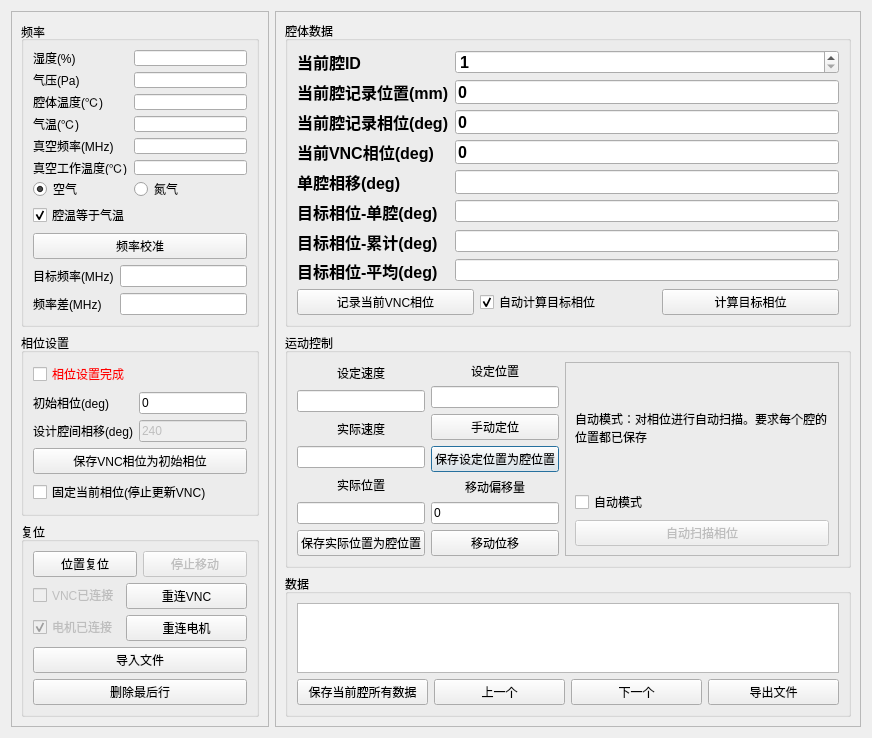
<?xml version="1.0" encoding="UTF-8"?>
<ui version="4.0">
 <class>Dialog</class>
 <widget class="QDialog" name="Dialog">
  <property name="geometry">
   <rect>
    <x>0</x>
    <y>0</y>
    <width>872</width>
    <height>738</height>
   </rect>
  </property>
  <property name="minimumSize">
   <size>
    <width>0</width>
    <height>100</height>
   </size>
  </property>
  <property name="windowTitle">
   <string>腔相位测量</string>
  </property>
  <layout class="QFormLayout" name="formLayout_6">
   <property name="sizeConstraint">
    <enum>QLayout::SetDefaultConstraint</enum>
   </property>
   <item row="0" column="0">
    <widget class="QFrame" name="frame_3">
     <property name="frameShape">
      <enum>QFrame::StyledPanel</enum>
     </property>
     <property name="frameShadow">
      <enum>QFrame::Raised</enum>
     </property>
     <layout class="QVBoxLayout" name="verticalLayout_9">
      <item>
       <widget class="QGroupBox" name="groupBox">
        <property name="sizePolicy">
         <sizepolicy hsizetype="Preferred" vsizetype="Preferred">
          <horstretch>0</horstretch>
          <verstretch>0</verstretch>
         </sizepolicy>
        </property>
        <property name="minimumSize">
         <size>
          <width>0</width>
          <height>100</height>
         </size>
        </property>
        <property name="title">
         <string>频率</string>
        </property>
        <property name="alignment">
         <set>Qt::AlignLeading|Qt::AlignLeft|Qt::AlignVCenter</set>
        </property>
        <property name="flat">
         <bool>false</bool>
        </property>
        <property name="checkable">
         <bool>false</bool>
        </property>
        <layout class="QVBoxLayout" name="verticalLayout_4">
         <property name="sizeConstraint">
          <enum>QLayout::SetDefaultConstraint</enum>
         </property>
         <item>
          <layout class="QFormLayout" name="formLayout">
           <property name="sizeConstraint">
            <enum>QLayout::SetMaximumSize</enum>
           </property>
           <item row="0" column="0">
            <widget class="QLabel" name="label">
             <property name="text">
              <string>湿度(%)</string>
             </property>
            </widget>
           </item>
           <item row="0" column="1">
            <widget class="QLineEdit" name="lineEdit_humidity"/>
           </item>
           <item row="1" column="0">
            <widget class="QLabel" name="label_2">
             <property name="text">
              <string>气压(Pa)</string>
             </property>
            </widget>
           </item>
           <item row="1" column="1">
            <widget class="QLineEdit" name="lineEdit_airpressure"/>
           </item>
           <item row="2" column="0">
            <widget class="QLabel" name="label_3">
             <property name="text">
              <string>腔体温度(℃)</string>
             </property>
            </widget>
           </item>
           <item row="2" column="1">
            <widget class="QLineEdit" name="lineEdit_cavtemp"/>
           </item>
           <item row="3" column="0">
            <widget class="QLabel" name="label_4">
             <property name="text">
              <string>气温(℃)</string>
             </property>
            </widget>
           </item>
           <item row="3" column="1">
            <widget class="QLineEdit" name="lineEdit_airtemp"/>
           </item>
           <item row="4" column="0">
            <widget class="QLabel" name="label_5">
             <property name="text">
              <string>真空频率(MHz)</string>
             </property>
            </widget>
           </item>
           <item row="4" column="1">
            <widget class="QLineEdit" name="lineEdit_originfreq"/>
           </item>
           <item row="6" column="0">
            <widget class="QRadioButton" name="radioButton_air">
             <property name="text">
              <string>空气</string>
             </property>
             <property name="checked">
              <bool>true</bool>
             </property>
             <attribute name="buttonGroup">
              <string notr="true">buttonGroup</string>
             </attribute>
            </widget>
           </item>
           <item row="6" column="1">
            <widget class="QRadioButton" name="radioButton_nitro">
             <property name="text">
              <string>氮气</string>
             </property>
             <attribute name="buttonGroup">
              <string notr="true">buttonGroup</string>
             </attribute>
            </widget>
           </item>
           <item row="5" column="0">
            <widget class="QLabel" name="label_22">
             <property name="text">
              <string>真空工作温度(℃)</string>
             </property>
            </widget>
           </item>
           <item row="5" column="1">
            <widget class="QLineEdit" name="lineEdit_operate_temp"/>
           </item>
          </layout>
         </item>
         <item>
          <widget class="QCheckBox" name="checkBox_cavtempasairtemp">
           <property name="text">
            <string>腔温等于气温</string>
           </property>
           <property name="checked">
            <bool>true</bool>
           </property>
          </widget>
         </item>
         <item>
          <widget class="QPushButton" name="pushButton_freqcor">
           <property name="enabled">
            <bool>true</bool>
           </property>
           <property name="focusPolicy">
            <enum>Qt::NoFocus</enum>
           </property>
           <property name="text">
            <string>频率校准</string>
           </property>
          </widget>
         </item>
         <item>
          <layout class="QFormLayout" name="formLayout_2">
           <item row="0" column="0">
            <widget class="QLabel" name="label_6">
             <property name="text">
              <string>目标频率(MHz)</string>
             </property>
            </widget>
           </item>
           <item row="0" column="1">
            <widget class="QLineEdit" name="lineEdit_freq_corred">
             <property name="readOnly">
              <bool>true</bool>
             </property>
            </widget>
           </item>
           <item row="1" column="0">
            <widget class="QLabel" name="label_16">
             <property name="text">
              <string>频率差(MHz)</string>
             </property>
            </widget>
           </item>
           <item row="1" column="1">
            <widget class="QLineEdit" name="lineEdit_freqoffset">
             <property name="readOnly">
              <bool>true</bool>
             </property>
            </widget>
           </item>
          </layout>
         </item>
        </layout>
       </widget>
      </item>
      <item>
       <widget class="QGroupBox" name="groupBox_5">
        <property name="title">
         <string>相位设置</string>
        </property>
        <layout class="QVBoxLayout" name="verticalLayout_7">
         <item>
          <widget class="QCheckBox" name="checkBox_lockinputphase">
           <property name="styleSheet">
            <string notr="true">color: rgb(255, 0, 0);</string>
           </property>
           <property name="text">
            <string>相位设置完成</string>
           </property>
          </widget>
         </item>
         <item>
          <layout class="QFormLayout" name="formLayout_3">
           <item row="0" column="0">
            <widget class="QLabel" name="label_7">
             <property name="text">
              <string>初始相位(deg)</string>
             </property>
            </widget>
           </item>
           <item row="0" column="1">
            <widget class="QLineEdit" name="lineEdit_inputphase">
             <property name="text">
              <string>0</string>
             </property>
             <property name="readOnly">
              <bool>false</bool>
             </property>
            </widget>
           </item>
           <item row="1" column="1">
            <widget class="QLineEdit" name="lineEdit_set">
             <property name="enabled">
              <bool>false</bool>
             </property>
             <property name="text">
              <string>240</string>
             </property>
             <property name="readOnly">
              <bool>true</bool>
             </property>
            </widget>
           </item>
           <item row="1" column="0">
            <widget class="QLabel" name="label_23">
             <property name="text">
              <string>设计腔间相移(deg)</string>
             </property>
            </widget>
           </item>
          </layout>
         </item>
         <item>
          <widget class="QPushButton" name="pushButton_setinputphase">
           <property name="focusPolicy">
            <enum>Qt::NoFocus</enum>
           </property>
           <property name="text">
            <string>保存VNC相位为初始相位</string>
           </property>
          </widget>
         </item>
         <item>
          <widget class="QCheckBox" name="checkBox_freeze_phase">
           <property name="text">
            <string>固定当前相位(停止更新VNC)</string>
           </property>
          </widget>
         </item>
        </layout>
       </widget>
      </item>
      <item>
       <widget class="QGroupBox" name="groupBox_2">
        <property name="title">
         <string>复位</string>
        </property>
        <layout class="QVBoxLayout" name="verticalLayout">
         <item>
          <layout class="QHBoxLayout" name="horizontalLayout">
           <item>
            <widget class="QPushButton" name="pushButton_resetpos">
             <property name="enabled">
              <bool>true</bool>
             </property>
             <property name="focusPolicy">
              <enum>Qt::NoFocus</enum>
             </property>
             <property name="text">
              <string>位置复位</string>
             </property>
            </widget>
           </item>
           <item>
            <widget class="QPushButton" name="pushButton_stopmov">
             <property name="enabled">
              <bool>false</bool>
             </property>
             <property name="focusPolicy">
              <enum>Qt::NoFocus</enum>
             </property>
             <property name="text">
              <string>停止移动</string>
             </property>
            </widget>
           </item>
          </layout>
         </item>
         <item>
          <layout class="QFormLayout" name="formLayout_5">
           <item row="0" column="0">
            <widget class="QCheckBox" name="checkBox_VNCstat">
             <property name="enabled">
              <bool>false</bool>
             </property>
             <property name="text">
              <string>VNC已连接</string>
             </property>
             <property name="checkable">
              <bool>true</bool>
             </property>
             <property name="autoRepeat">
              <bool>false</bool>
             </property>
            </widget>
           </item>
           <item row="0" column="1">
            <widget class="QPushButton" name="pushButton_reconnectVNC">
             <property name="enabled">
              <bool>true</bool>
             </property>
             <property name="focusPolicy">
              <enum>Qt::NoFocus</enum>
             </property>
             <property name="text">
              <string>重连VNC</string>
             </property>
            </widget>
           </item>
           <item row="1" column="0">
            <widget class="QCheckBox" name="checkBox_motorstat">
             <property name="enabled">
              <bool>false</bool>
             </property>
             <property name="text">
              <string>电机已连接</string>
             </property>
             <property name="checkable">
              <bool>true</bool>
             </property>
             <property name="checked">
              <bool>true</bool>
             </property>
             <property name="tristate">
              <bool>false</bool>
             </property>
            </widget>
           </item>
           <item row="1" column="1">
            <widget class="QPushButton" name="pushButton_reconnectmotor">
             <property name="enabled">
              <bool>true</bool>
             </property>
             <property name="focusPolicy">
              <enum>Qt::NoFocus</enum>
             </property>
             <property name="text">
              <string>重连电机</string>
             </property>
            </widget>
           </item>
          </layout>
         </item>
         <item>
          <widget class="QPushButton" name="pushButton_import">
           <property name="focusPolicy">
            <enum>Qt::NoFocus</enum>
           </property>
           <property name="text">
            <string>导入文件</string>
           </property>
          </widget>
         </item>
         <item>
          <widget class="QPushButton" name="pushButton_deldata">
           <property name="enabled">
            <bool>true</bool>
           </property>
           <property name="focusPolicy">
            <enum>Qt::NoFocus</enum>
           </property>
           <property name="text">
            <string>删除最后行</string>
           </property>
          </widget>
         </item>
        </layout>
       </widget>
      </item>
     </layout>
    </widget>
   </item>
   <item row="0" column="1">
    <widget class="QFrame" name="frame_2">
     <property name="frameShape">
      <enum>QFrame::StyledPanel</enum>
     </property>
     <property name="frameShadow">
      <enum>QFrame::Raised</enum>
     </property>
     <layout class="QVBoxLayout" name="verticalLayout_8">
      <item>
       <widget class="QGroupBox" name="groupBox_6">
        <property name="title">
         <string>腔体数据</string>
        </property>
        <layout class="QVBoxLayout" name="verticalLayout_3">
         <item>
          <layout class="QFormLayout" name="formLayout_4">
           <item row="0" column="0">
            <widget class="QLabel" name="label_14">
             <property name="font">
              <font>
               <pointsize>12</pointsize>
               <weight>75</weight>
               <bold>true</bold>
              </font>
             </property>
             <property name="text">
              <string>当前腔ID</string>
             </property>
            </widget>
           </item>
           <item row="0" column="1">
            <widget class="QSpinBox" name="spinBox_cavid">
             <property name="font">
              <font>
               <pointsize>12</pointsize>
               <weight>75</weight>
               <bold>true</bold>
              </font>
             </property>
             <property name="minimum">
              <number>1</number>
             </property>
             <property name="maximum">
              <number>999</number>
             </property>
             <property name="value">
              <number>1</number>
             </property>
            </widget>
           </item>
           <item row="1" column="0">
            <widget class="QLabel" name="label_17">
             <property name="font">
              <font>
               <pointsize>12</pointsize>
               <weight>75</weight>
               <bold>true</bold>
              </font>
             </property>
             <property name="text">
              <string>当前腔记录位置(mm)</string>
             </property>
            </widget>
           </item>
           <item row="1" column="1">
            <widget class="QLineEdit" name="lineEdit_currcavpos">
             <property name="font">
              <font>
               <pointsize>12</pointsize>
               <weight>75</weight>
               <bold>true</bold>
              </font>
             </property>
             <property name="text">
              <string>0</string>
             </property>
            </widget>
           </item>
           <item row="2" column="0">
            <widget class="QLabel" name="label_24">
             <property name="font">
              <font>
               <pointsize>12</pointsize>
               <weight>75</weight>
               <bold>true</bold>
              </font>
             </property>
             <property name="text">
              <string>当前腔记录相位(deg)</string>
             </property>
            </widget>
           </item>
           <item row="2" column="1">
            <widget class="QLineEdit" name="lineEdit_cav_phase">
             <property name="font">
              <font>
               <pointsize>12</pointsize>
               <weight>75</weight>
               <bold>true</bold>
              </font>
             </property>
             <property name="text">
              <string>0</string>
             </property>
            </widget>
           </item>
           <item row="3" column="0">
            <widget class="QLabel" name="label_13">
             <property name="font">
              <font>
               <pointsize>12</pointsize>
               <weight>75</weight>
               <bold>true</bold>
              </font>
             </property>
             <property name="text">
              <string>当前VNC相位(deg)</string>
             </property>
            </widget>
           </item>
           <item row="3" column="1">
            <widget class="QLineEdit" name="lineEdit_vnc_phase">
             <property name="font">
              <font>
               <pointsize>12</pointsize>
               <weight>75</weight>
               <bold>true</bold>
              </font>
             </property>
             <property name="text">
              <string>0</string>
             </property>
             <property name="readOnly">
              <bool>true</bool>
             </property>
            </widget>
           </item>
           <item row="4" column="0">
            <widget class="QLabel" name="label_21">
             <property name="font">
              <font>
               <pointsize>12</pointsize>
               <weight>75</weight>
               <bold>true</bold>
              </font>
             </property>
             <property name="text">
              <string>单腔相移(deg)</string>
             </property>
            </widget>
           </item>
           <item row="4" column="1">
            <widget class="QLineEdit" name="lineEdit_single_cell_phase_shift">
             <property name="font">
              <font>
               <pointsize>12</pointsize>
               <weight>75</weight>
               <bold>true</bold>
              </font>
             </property>
             <property name="readOnly">
              <bool>true</bool>
             </property>
            </widget>
           </item>
           <item row="5" column="0">
            <widget class="QLabel" name="label_8">
             <property name="font">
              <font>
               <pointsize>12</pointsize>
               <weight>75</weight>
               <bold>true</bold>
              </font>
             </property>
             <property name="text">
              <string>目标相位-单腔(deg)</string>
             </property>
            </widget>
           </item>
           <item row="5" column="1">
            <widget class="QLineEdit" name="lineEdit_targetphase_singlecell">
             <property name="readOnly">
              <bool>true</bool>
             </property>
            </widget>
           </item>
           <item row="6" column="0">
            <widget class="QLabel" name="label_18">
             <property name="font">
              <font>
               <pointsize>12</pointsize>
               <weight>75</weight>
               <bold>true</bold>
              </font>
             </property>
             <property name="text">
              <string>目标相位-累计(deg)</string>
             </property>
            </widget>
           </item>
           <item row="6" column="1">
            <widget class="QLineEdit" name="lineEdit_targetphase_sum">
             <property name="readOnly">
              <bool>true</bool>
             </property>
            </widget>
           </item>
           <item row="7" column="0">
            <widget class="QLabel" name="label_19">
             <property name="font">
              <font>
               <pointsize>12</pointsize>
               <weight>75</weight>
               <bold>true</bold>
              </font>
             </property>
             <property name="text">
              <string>目标相位-平均(deg)</string>
             </property>
            </widget>
           </item>
           <item row="7" column="1">
            <widget class="QLineEdit" name="lineEdit_targetphase_average">
             <property name="readOnly">
              <bool>true</bool>
             </property>
            </widget>
           </item>
          </layout>
         </item>
         <item>
          <layout class="QHBoxLayout" name="horizontalLayout_5">
           <item>
            <widget class="QPushButton" name="pushButton_record_vnc_phase">
             <property name="focusPolicy">
              <enum>Qt::NoFocus</enum>
             </property>
             <property name="text">
              <string>记录当前VNC相位</string>
             </property>
            </widget>
           </item>
           <item>
            <widget class="QCheckBox" name="checkBox_auto_calc">
             <property name="text">
              <string>自动计算目标相位</string>
             </property>
             <property name="checked">
              <bool>true</bool>
             </property>
            </widget>
           </item>
           <item>
            <widget class="QPushButton" name="pushButton_calc_target_phase">
             <property name="focusPolicy">
              <enum>Qt::NoFocus</enum>
             </property>
             <property name="text">
              <string>计算目标相位</string>
             </property>
            </widget>
           </item>
          </layout>
         </item>
        </layout>
       </widget>
      </item>
      <item>
       <widget class="QGroupBox" name="groupBox_3">
        <property name="title">
         <string>运动控制</string>
        </property>
        <layout class="QHBoxLayout" name="horizontalLayout_2">
         <item>
          <layout class="QVBoxLayout" name="verticalLayout_5">
           <item>
            <widget class="QLabel" name="label_11">
             <property name="text">
              <string>设定速度</string>
             </property>
             <property name="alignment">
              <set>Qt::AlignCenter</set>
             </property>
            </widget>
           </item>
           <item>
            <widget class="QLineEdit" name="lineEdit_relvec"/>
           </item>
           <item>
            <widget class="QLabel" name="label_12">
             <property name="text">
              <string>实际速度</string>
             </property>
             <property name="alignment">
              <set>Qt::AlignCenter</set>
             </property>
            </widget>
           </item>
           <item>
            <widget class="QLineEdit" name="lineEdit_realvec">
             <property name="readOnly">
              <bool>true</bool>
             </property>
            </widget>
           </item>
           <item>
            <widget class="QLabel" name="label_10">
             <property name="text">
              <string>实际位置</string>
             </property>
             <property name="alignment">
              <set>Qt::AlignCenter</set>
             </property>
            </widget>
           </item>
           <item>
            <widget class="QLineEdit" name="lineEdit_realpos">
             <property name="readOnly">
              <bool>true</bool>
             </property>
            </widget>
           </item>
           <item>
            <widget class="QPushButton" name="pushButton_savecavpos">
             <property name="focusPolicy">
              <enum>Qt::NoFocus</enum>
             </property>
             <property name="text">
              <string>保存实际位置为腔位置</string>
             </property>
            </widget>
           </item>
          </layout>
         </item>
         <item>
          <layout class="QVBoxLayout" name="verticalLayout_6">
           <item>
            <widget class="QLabel" name="label_9">
             <property name="text">
              <string>设定位置</string>
             </property>
             <property name="alignment">
              <set>Qt::AlignCenter</set>
             </property>
            </widget>
           </item>
           <item>
            <widget class="QLineEdit" name="lineEdit_relpos"/>
           </item>
           <item>
            <widget class="QPushButton" name="pushButton_setpos">
             <property name="focusPolicy">
              <enum>Qt::NoFocus</enum>
             </property>
             <property name="text">
              <string>手动定位</string>
             </property>
            </widget>
           </item>
           <item>
            <widget class="QPushButton" name="pushButton_savecavpos_set">
             <property name="text">
              <string>保存设定位置为腔位置</string>
             </property>
            </widget>
           </item>
           <item>
            <widget class="QLabel" name="label_15">
             <property name="text">
              <string>移动偏移量</string>
             </property>
             <property name="alignment">
              <set>Qt::AlignCenter</set>
             </property>
            </widget>
           </item>
           <item>
            <widget class="QLineEdit" name="lineEdit_movpos">
             <property name="text">
              <string>0</string>
             </property>
            </widget>
           </item>
           <item>
            <widget class="QPushButton" name="pushButton_addmov">
             <property name="enabled">
              <bool>true</bool>
             </property>
             <property name="focusPolicy">
              <enum>Qt::NoFocus</enum>
             </property>
             <property name="text">
              <string>移动位移</string>
             </property>
            </widget>
           </item>
          </layout>
         </item>
         <item>
          <widget class="QFrame" name="frame">
           <property name="autoFillBackground">
            <bool>false</bool>
           </property>
           <property name="frameShape">
            <enum>QFrame::StyledPanel</enum>
           </property>
           <property name="frameShadow">
            <enum>QFrame::Raised</enum>
           </property>
           <layout class="QVBoxLayout" name="verticalLayout_10">
            <item>
             <widget class="QLabel" name="label_20">
              <property name="text">
               <string>自动模式：对相位进行自动扫描。要求每个腔的位置都已保存</string>
              </property>
              <property name="scaledContents">
               <bool>false</bool>
              </property>
              <property name="wordWrap">
               <bool>true</bool>
              </property>
             </widget>
            </item>
            <item>
             <widget class="QCheckBox" name="checkBox_automode">
              <property name="text">
               <string>自动模式</string>
              </property>
             </widget>
            </item>
            <item>
             <widget class="QPushButton" name="pushButton_autophasescan">
              <property name="enabled">
               <bool>false</bool>
              </property>
              <property name="focusPolicy">
               <enum>Qt::NoFocus</enum>
              </property>
              <property name="text">
               <string>自动扫描相位</string>
              </property>
              <property name="checkable">
               <bool>false</bool>
              </property>
              <property name="flat">
               <bool>false</bool>
              </property>
             </widget>
            </item>
           </layout>
          </widget>
         </item>
        </layout>
       </widget>
      </item>
      <item>
       <widget class="QGroupBox" name="groupBox_4">
        <property name="title">
         <string>数据</string>
        </property>
        <layout class="QVBoxLayout" name="verticalLayout_2">
         <item>
          <widget class="QTableView" name="tableView_data">
           <property name="editTriggers">
            <set>QAbstractItemView::NoEditTriggers</set>
           </property>
          </widget>
         </item>
         <item>
          <layout class="QHBoxLayout" name="horizontalLayout_3">
           <item>
            <widget class="QPushButton" name="pushButton_savecurr">
             <property name="enabled">
              <bool>true</bool>
             </property>
             <property name="text">
              <string>保存当前腔所有数据</string>
             </property>
            </widget>
           </item>
           <item>
            <widget class="QPushButton" name="pushButton_previouscavity">
             <property name="text">
              <string>上一个</string>
             </property>
            </widget>
           </item>
           <item>
            <widget class="QPushButton" name="pushButton_nextcavity">
             <property name="focusPolicy">
              <enum>Qt::NoFocus</enum>
             </property>
             <property name="text">
              <string>下一个</string>
             </property>
            </widget>
           </item>
           <item>
            <widget class="QPushButton" name="pushButton_export">
             <property name="enabled">
              <bool>true</bool>
             </property>
             <property name="text">
              <string>导出文件</string>
             </property>
            </widget>
           </item>
          </layout>
         </item>
        </layout>
       </widget>
      </item>
     </layout>
    </widget>
   </item>
  </layout>
 </widget>
 <resources/>
 <connections/>
 <buttongroups>
  <buttongroup name="buttonGroup"/>
 </buttongroups>
</ui>
